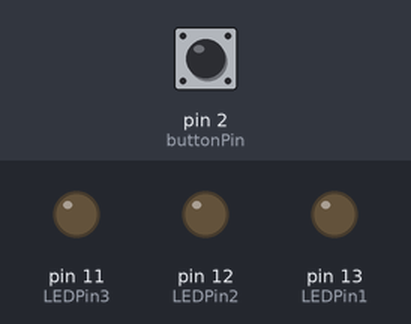
Bench run of a sketch on a simulated Arduino Uno, built with avr-gcc and run on an emulated ATmega328P. On the bench: output pins drawn as LEDs (lit = HIGH). The inputs (shaded band) are chosen by the test bench; at power-on: pin 2 (buttonPin) LOW.

Above: at 1.2 s.
1.3 s: pin 2 (buttonPin) pulled HIGH for 3.2 s
At 4.7 s:
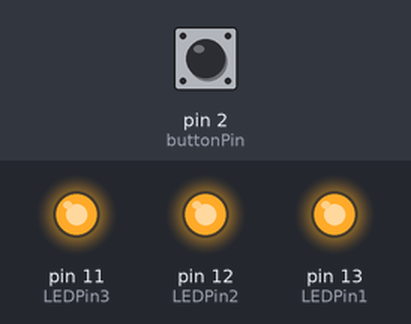
6.0 s: pin 2 (buttonPin) pulled HIGH for 0.15 s
At 6.8 s:
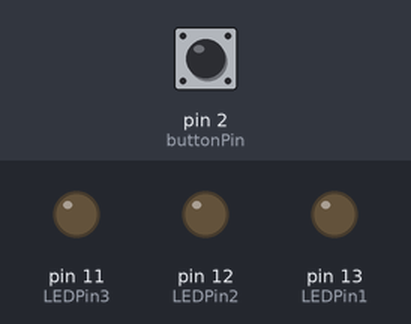
7.6 s: pin 2 (buttonPin) pulled HIGH for 1 s
At 10.0 s:
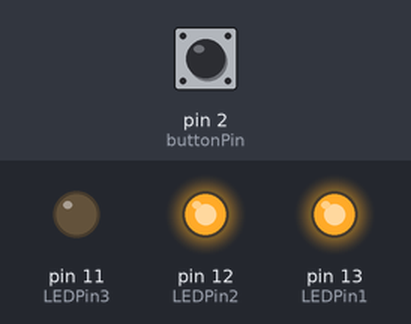
Timing chart, 0 to 11.5 s (numbered marks = the images above; inputs shaded):
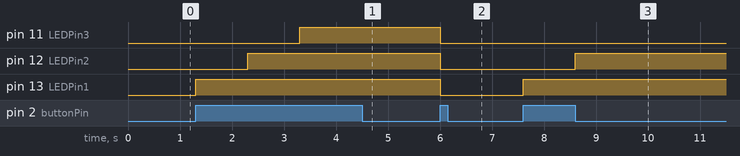

Measured:
- after the input at 1.3 s, pin 11 (LEDPin3): LOW → HIGH after 2.0 s; pin 12 (LEDPin2): LOW → HIGH after 1.0 s; pin 13 (LEDPin1): LOW → HIGH at once
- after the input at 6.0 s, pin 11 (LEDPin3), pin 12 (LEDPin2), pin 13 (LEDPin1): HIGH → LOW at once
- after the input at 7.6 s, pin 12 (LEDPin2): LOW → HIGH after 1.0 s; pin 13 (LEDPin1): LOW → HIGH at once

The sketch:

code.ino
```cpp
int LEDPin1 = 13; // yellow LED
int LEDPin2 = 12; // white LED
int LEDPin3 = 11; // blue LED
int buttonPin = 2;
int startTime;
bool LEDState = false; // LEDs are off in the beginning

void setup()
{
  pinMode(LEDPin1, OUTPUT);
  pinMode(LEDPin2, OUTPUT);
  pinMode(LEDPin3, OUTPUT);
  pinMode(buttonPin, INPUT);
}

void loop()
{
  if (digitalRead(buttonPin) == HIGH && !LEDState)           // if button is pressed and LEDs are off
  {
    startTime = millis();                                    // set start time to when button is pressed
    while (digitalRead(buttonPin) == HIGH)                   // runs while button is pressed, stops when button is released
    {
      digitalWrite(LEDPin1, HIGH);                           // turns first LED on
      if (millis() - startTime >= 1000)                      // turns on second LED if button has been held for more than 1 second
      {
        digitalWrite(LEDPin2, HIGH);
      }
      if (millis() - startTime >= 2000)                      // turns on second LED if button has been held for more than 2 seconds
      {
        digitalWrite(LEDPin3, HIGH);
      }
    }
    LEDState = !LEDState;                                    // LEDs are now on, so LEDState switched to true
  }

  if (digitalRead(buttonPin) == HIGH && LEDState)            // if button is pressed and LEDs are on
  {
    digitalWrite(LEDPin1, LOW);
    digitalWrite(LEDPin2, LOW);                              // turn all LEDs off
    digitalWrite(LEDPin3, LOW);
    LEDState = !LEDState;                                    // LEDs are now off, so LEDState switched to false
    while (digitalRead(buttonPin) == HIGH)
    {
      // do nothing while button is still pressed so that code only runs once
    }
  }
}
```
